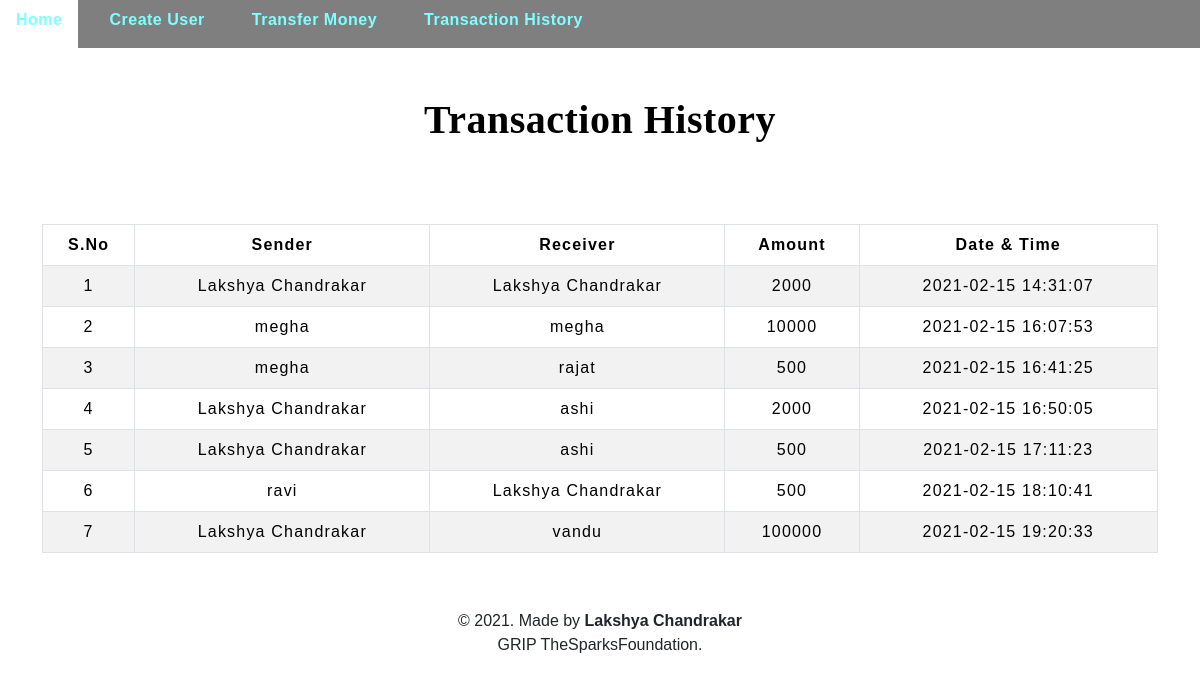
The page /transactionhistory.php on the database its author committed.
### tables this page shows
CREATE TABLE `transaction` (
  `sno` int(3) NOT NULL,
  `sender` varchar(30) NOT NULL,
  `receiver` varchar(30) NOT NULL,
  `balance` int(23) NOT NULL,
  `datetime` timestamp NOT NULL DEFAULT current_timestamp()
);

### transactionhistory.php (the view, shortened to what this page needs)
<!DOCTYPE html>
<html lang="en">
<head>
    <link href="https://cdn.jsdelivr.net/npm/bootstrap@5.0.0-beta1/dist/css/bootstrap.min.css" rel="stylesheet">
    <link rel="stylesheet" href="css/table.css" type="text/css">
    <link rel="stylesheet" href="css/navbar.css" type="text/css">
</head>
<body style="background-image: url('http://cba.ca/Assets/CBA/Images/Article/tiles/tile_rowHouses.jpg');">
    <?php
    include './navbar.php';
    ?>
    <br><br><br>
    <div class="container">
        <h2 class="text-center pt-4" style="color: black; font-weight: bold;">Transaction History</h2>
        <br>
        <div class="table-responsive-sm">
            <table class="table table-hover table-striped table-condensed table-bordered">
                <thead style="color: black;">
                    <tr>
                        <th class="text-center">S.No</S></th>
                        <th class="text-center">Sender</th>
                        <th class="text-center">Receiver</th>
                        <th class="text-center">Amount</th>
                        <th class="text-center">Date & Time</th>
                    </tr>
                </thead>
                <tbody>
                    <br><br>
                    <?php
                    include './config.php';
                    $sql = "SELECT * FROM `transaction` ";
                    $query = mysqli_query($conn, $sql);
                    while ($rows = mysqli_fetch_assoc($query)) {
                    ?>
                        <tr style="color: black; font-weight: 200;">
                            <td class="center py-2"><?php echo $rows['sno']; ?></td>
                            <td class="center py-2"><?php echo $rows['sender']; ?></td>
                            <td class="center py-2"><?php echo $rows['receiver']; ?></td>
                            <td class="center py-2"><?php echo $rows['balance']; ?></td>
                            <td class="center py-2"><?php echo $rows['datetime']; ?></td>
                        </tr>
                    <?php
                    }
                    ?>
                </tbody>
            </table>
        </div>
    </div>
    <footer class="text-center mt-5 py-2">
        <p>&copy 2021. Made by <b>Lakshya Chandrakar</b><br>GRIP TheSparksFoundation.</p>
    </footer>
</body>
</html>

### navbar.php (shortened to what this page needs)
<!DOCTYPE html>
<html>
<head>
</head>
<body>
    <ul>
        <li class="nav-item">
            <a href="index.php" class="nav-link" style="color: cyan; font-weight: bold; height: 48px;">
                <b>Home</b></a>
        </li>
        <li class="nav-item">
            <a href="createuser.php" class="nav-link" style="color: cyan; font-weight: bold; height: 48px;"><b>Create User</b></a>
        </li>
        <li class="nav-item">
            <a href="transfermoney.php" class="nav-link" style="color: cyan; font-weight: bold; height: 48px;"><b>Transfer Money</b></a>
        </li>
        <li class="nav-item">
            <a href="transactionhistory.php" class="nav-link" style="color: cyan; font-weight: bold; height: 48px;"><b>Transaction History</b></a>
        </li>
    </ul>
</body>
</html>

### css/table.css (style rules this page uses)
* { padding: 0; margin: 0; box-sizing: border-box; font-family: sans-serif; }
h2 { font-size: 40px; }
table { letter-spacing: 1.2px; }
td { text-align: center; }

### css/navbar.css (style rules this page uses)
.nav-link { margin-right: 15px; color: #639ce7; letter-spacing: 0.5px; transition: 0.5s; }
h2 { color: #990000; letter-spacing: 0.5px; font-family: Georgia, 'Times New Roman', Times, serif; }

### navbar.php (style rules this page uses)
body { margin: 0; }
ul { list-style-type: none; margin: 0; padding: 0; overflow: visible; position: fixed; background-color: black; top: 0; width: 100%; opacity: 0.5; }
li { float: left; }
li a { display: block; color: white; text-align: center; padding: 18px 20px; text-decoration: none; }

### rows shown on the page
transaction: sno "1", sender "Lakshya Chandrakar", receiver "Lakshya Chandrakar", balance "2000", datetime "2021-02-15 14:31:07"
transaction: sno "2", sender "megha", receiver "megha", balance "10000", datetime "2021-02-15 16:07:53"
transaction: sno "3", sender "megha", receiver "rajat", balance "500", datetime "2021-02-15 16:41:25"
transaction: sno "4", sender "Lakshya Chandrakar", receiver "ashi", balance "2000", datetime "2021-02-15 16:50:05"
transaction: sno "5", sender "Lakshya Chandrakar", receiver "ashi", balance "500", datetime "2021-02-15 17:11:23"
transaction: sno "6", sender "ravi", receiver "Lakshya Chandrakar", balance "500", datetime "2021-02-15 18:10:41"
transaction: sno "7", sender "Lakshya Chandrakar", receiver "vandu", balance "100000", datetime "2021-02-15 19:20:33"
